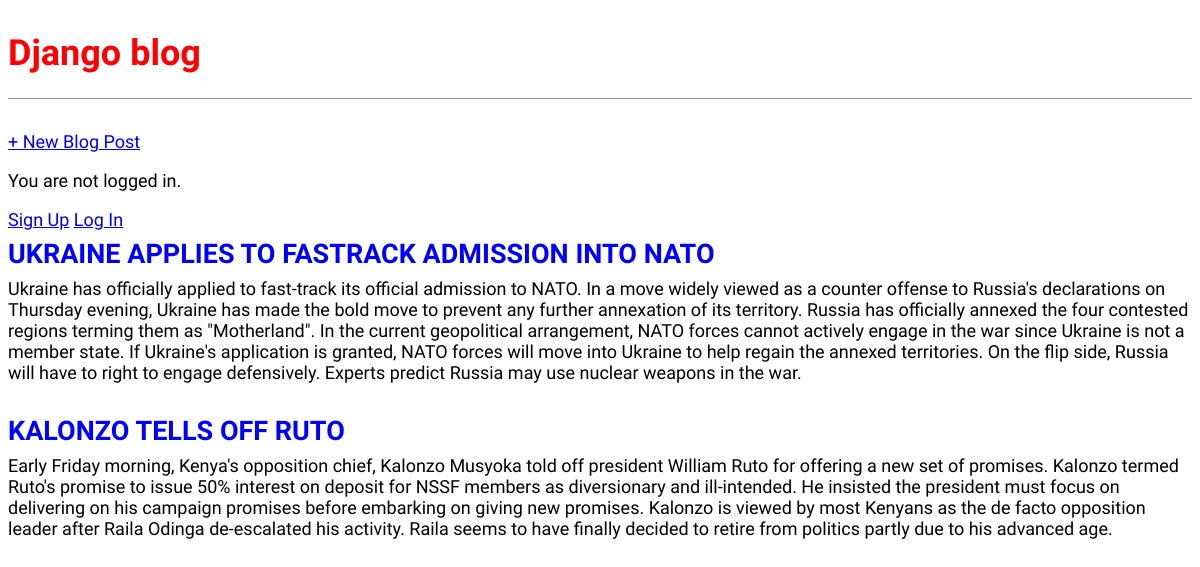
The app's page /, older data.
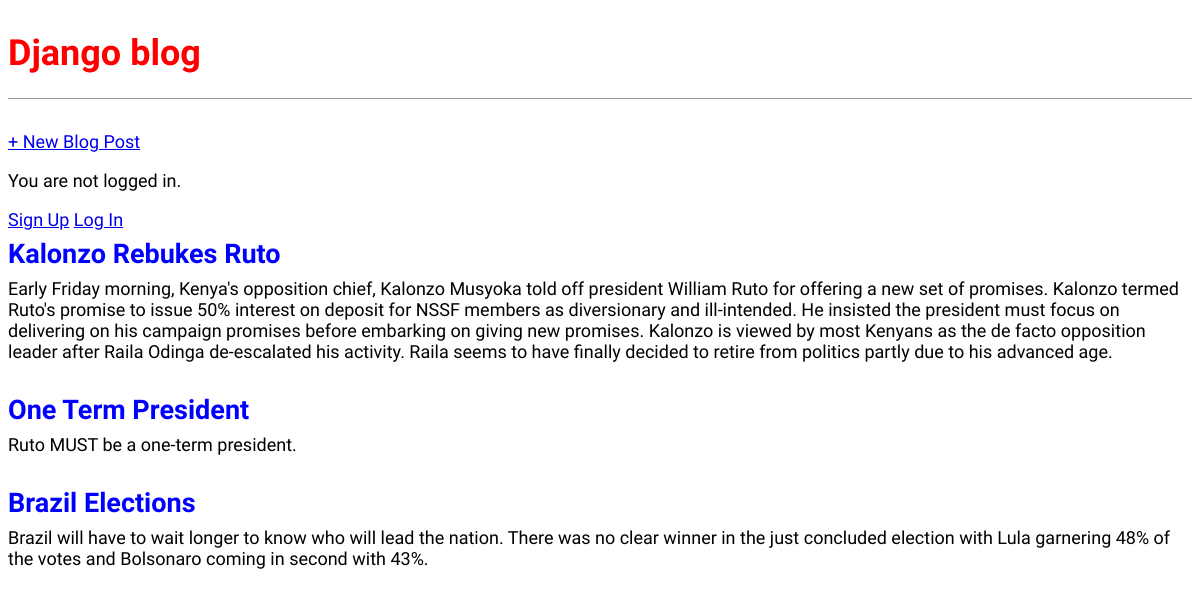
The same page, newer data.
### blog/models.py (models this page shows, shortened)
class Post(models.Model):
    title = models.CharField(max_length = 200)
    author = models.ForeignKey(
        "auth.user", on_delete = models.CASCADE,
    )
    body = models.TextField()

### blog/views.py (the view)
class BlogListView(ListView):
    model = Post
    template_name = "home.html"

### templates/home.html
{% extends "base.html" %}
{% block content %}
{% for post in post_list %}
 <div class="post-entry">
<h2><a href="{% url 'post_detail' post.pk %}">{{ post.title }}</a></h2>
 <p>{{ post.body }}</p>
 </div>
{% endfor %}
{% endblock content %}

### templates/base.html (shortened to what this page needs)
{% load static %}
<html>
 <head>
 <link rel="stylesheet" href="{% static 'css/base.css' %}">
 </head>
 <body>
 <header>
 <h1><a href="{% url 'home' %}">Django blog</a></h1>
 </header>
 <div class="nav-left">
 <a href="{% url 'post_new' %}">+ New Blog Post</a>
 </div>
 {% if user.is_authenticated %}
 <p>Hi {{ user.username }}!</p>
 <p><a href="{% url 'logout' %}">Log out</a></p>
 {% else %}
 <p>You are not logged in.</p>
 <a href="{% url 'signup' %}">Sign Up</a>
 <a href="{% url 'login' %}">Log In</a>
 {% endif %}
 <div>
 {% block content %}
 {% endblock content %}
 </div>
 </body>
</html>

### static/css/base.css (style rules this page uses)
header h1 a { color: red; }
body { font-family: 'Source Sans Pro', sans-serif; font-size: 18px; }
header { border-bottom: 1px solid #999; margin-bottom: 2rem; display: flex; }
header h1 a { color: red; text-decoration: none; }
.nav-left { margin-right: auto; }
.post-entry { margin-bottom: 2rem; }
.post-entry h2 { margin: 0.5rem 0; }
.post-entry h2 a, .post-entry h2 a:visited { color: blue; text-decoration: none; }
.post-entry p { margin: 0; font-weight: 400; }

Row changes from the older to the newer data that the page shows:
removed Post: title "UKRAINE APPLIES TO FASTRACK ADMISSION INTO NATO", body "Ukraine has officially applied to fast-track its official admission to NATO. In a move widely viewed as a counter offense to Russia's declarations on Thursday evening, Ukraine has made the bold move to prevent any further annexation of its territory. Russia has officially annexed the four contested regions terming them as \"Motherland\". In the current geopolitical arrangement, NATO forces cannot actively engage in the war since Ukraine is not a member state. If Ukraine's application is granted, NATO forces will move into Ukraine to help regain the annexed territories. On the flip side, Russia will have to right to engage defensively. Experts predict Russia may use nuclear weapons in the war."
changed Post: title "KALONZO TELLS OFF RUTO" → "Kalonzo Rebukes Ruto"
added Post: title "One Term President", body "Ruto MUST be a one-term president."
added Post: title "Brazil Elections", body "Brazil will have to wait longer to know who will lead the nation. There was no clear winner in the just concluded election with Lula garnering 48% of the votes and Bolsonaro coming in second with 43%."
